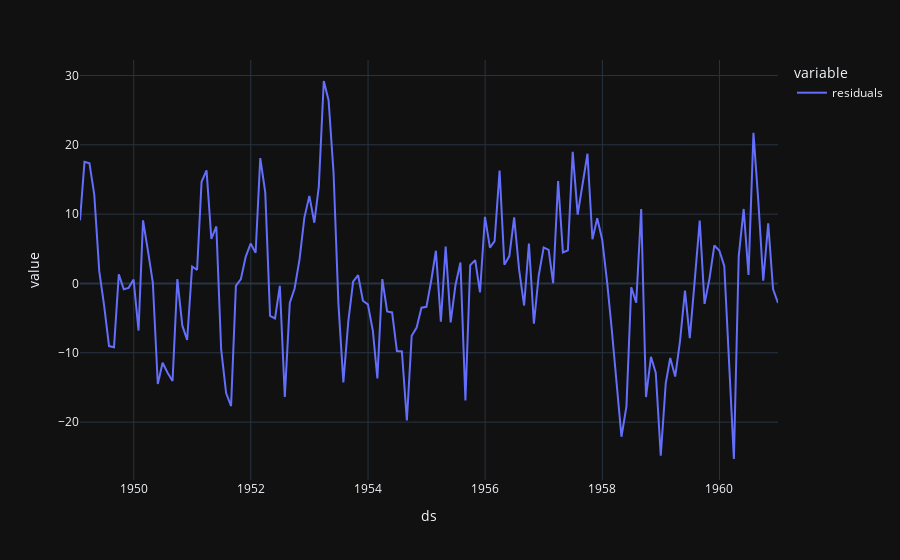

Source (notebook cell):
### Markdown cell above
#### Plot

### Code cell
residuals.plot()

### Figure 1 — Plotly figure (JSON) as saved in the notebook; plotly's stock layout.template omitted (floating-point values rounded to 4 significant figures; data arrays with more than 128 entries replaced by an {"elided": "..."} marker saying what was removed)
{"data": [{"hovertemplate": "variable=residuals<br>ds=%{x}<br>value=%{y}<extra></extra>", "legendgroup": "residuals", "line": {"color": "#636efa", "dash": "solid"}, "marker": {"symbol": "circle"}, "mode": "lines", "name": "residuals", "orientation": "v", "showlegend": true, "type": "scatter", "x": {"elided": "144 str values"}, "xaxis": "x", "y": {"elided": "144 float values"}, "yaxis": "y"}], "layout": {"legend": {"title": {"text": "variable"}, "tracegroupgap": 0}, "margin": {"t": 60}, "xaxis": {"anchor": "y", "domain": [0, 1], "title": {"text": "ds"}}, "yaxis": {"anchor": "x", "domain": [0, 1], "title": {"text": "value"}}}}
